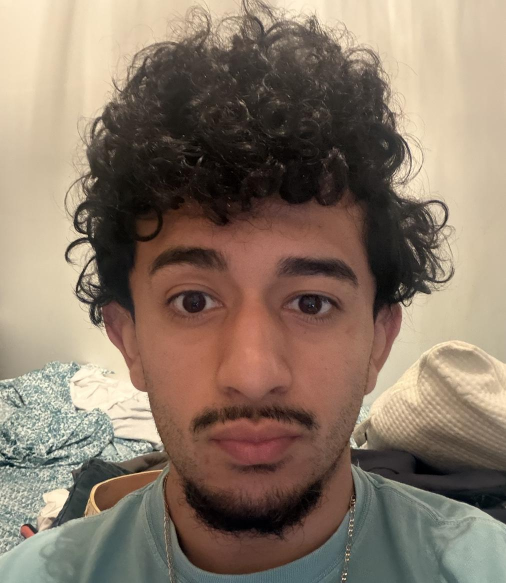
#> input picture ai/debug_front_head_crop.jpg, 1012 x 1166 px (shown at 1/2 size)
$ python -i image_processing.py   (imports and definitions only)   (older library calls are emulated)
#> lines starting #> are read from the running program, lines starting #| are printed output that depends on the picture
from typing import Any
from firebase_admin import storage
from io import BytesIO
from PIL import Image
import cv2
import numpy as np
import hashlib
import base64

# [69 lines left out: functions retrieve_source_images, decode_source_images, size_check_source_images, not called in this run]


def calculate_blur_score(pillow_image):
    image_array = np.array(pillow_image.convert("RGB"))
    grayscale = cv2.cvtColor(image_array, cv2.COLOR_RGB2GRAY)

    return cv2.Laplacian(grayscale, cv2.CV_64F).var()


# [82 lines left out: functions blur_check_source_images, calculate_brightness, lighting_check_source_images, generate_mock_hair_profile, not called in this run]


def calculate_image_hash(image_bytes):
    return hashlib.sha256(image_bytes).hexdigest()

# [36 lines left out: functions duplicate_check_source_images, pillow_image_to_base64, not called in this run]

>>> from PIL import Image
>>> picture = Image.open('../../debug_front_head_crop.jpg')
#> picture is the input picture: PIL image 1012x1166 RGB; mean R, G, B 137.3, 120.5, 104.8
>>> result = calculate_blur_score(picture)
#> in calculate_blur_score, `grayscale = cv2.cvtColor(image_array, cv2.COLOR_RGB2GRAY)`:
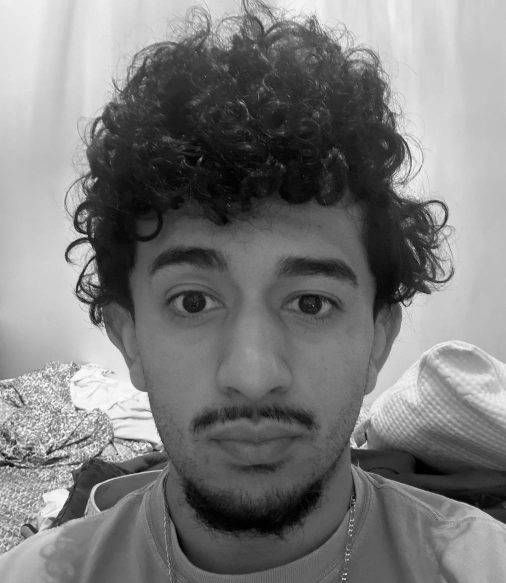
#> grayscale: shape (1166, 1012) (shown at 1/2 size); min 0, max 254, mean 123.7
#> result = 207
